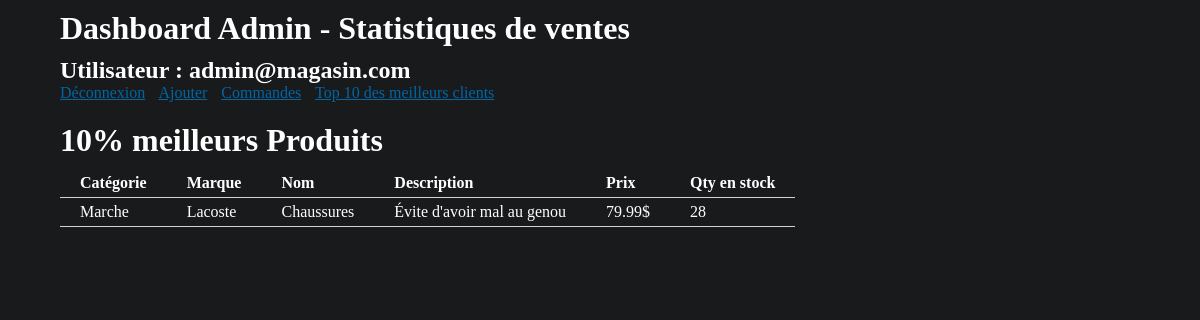
Screenshot of /NOT/tp3/admin/statistiquesVentes.php (signed in) with the database file from the repository.
### tables this page shows
CREATE TABLE IF NOT EXISTS `produits` (
  `produit_id` INT NOT NULL AUTO_INCREMENT,
  `produit_nom` VARCHAR(255) NOT NULL,
  `produit_description` VARCHAR(255) NOT NULL,
  `produit_prix` DECIMAL(8, 2) NOT NULL,
  `produit_quantite` INT NOT NULL DEFAULT 0,
  `produit_categorie_id` INT NOT NULL,
  `produit_marque_id` INT NOT NULL,
  PRIMARY KEY (`produit_id`),
  INDEX `fk_produits_categories1_idx` (`produit_categorie_id` ASC),
  INDEX `fk_produits_marques1_idx` (`produit_marque_id` ASC),
  CONSTRAINT `fk_produits_categories1` FOREIGN KEY (`produit_categorie_id`) REFERENCES `categories` (`categorie_id`) ON DELETE NO ACTION ON UPDATE NO ACTION,
  CONSTRAINT `fk_produits_marques1` FOREIGN KEY (`produit_marque_id`) REFERENCES `marques` (`marque_id`) ON DELETE NO ACTION ON UPDATE NO ACTION
);

CREATE TABLE IF NOT EXISTS `categories` (
  `categorie_id` INT NOT NULL AUTO_INCREMENT,
  `categorie_nom` VARCHAR(255) NOT NULL,
  PRIMARY KEY (`categorie_id`)
);

CREATE TABLE IF NOT EXISTS `marques` (
  `marque_id` INT NOT NULL AUTO_INCREMENT,
  `marque_nom` VARCHAR(255) NOT NULL,
  PRIMARY KEY (`marque_id`)
);

### NOT/tp3/inc/sql.php (called while the page is built, shortened)
        <?php  exit;
function ProduitsParPoucentage($conn, $pourcentage) {
    $req = "SELECT CEILING(COUNT(DISTINCT produits_produit_id)*10/100) AS nbProduits
    FROM produits_commandes";
    if ($result = mysqli_query($conn, $req, MYSQLI_STORE_RESULT)) {
        $res = mysqli_fetch_array($result, MYSQLI_ASSOC);
        return $res['nbProduits'];
    } else {
        errSQL($conn);
        exit;
    }
}
function ProduitsPopulaire($conn, $limitation) {
    $req = "SELECT P.produit_id, P.produit_nom, P.produit_description, P.produit_prix, SUM(PC.produit_commande_quantite) produit_quantite, M.marque_nom, C.categorie_nom
    FROM produits_commandes As PC
    INNER JOIN produits AS P ON PC.produits_produit_id = p.produit_id
    INNER JOIN marques AS M ON P.produit_marque_id = M.marque_id
    INNER JOIN categories AS C ON P.produit_categorie_id = C.categorie_id
    GROUP BY P.produit_nom
    ORDER BY SUM(PC.produit_commande_quantite) DESC
    LIMIT $limitation";
    if ($result = mysqli_query($conn, $req, MYSQLI_STORE_RESULT)) {
        $nbResult = mysqli_num_rows($result);
        $liste = array();
        if ($nbResult) {
            $produit_id = "";
            $produit_nom = "";
            $produit_description = "";
            $produit_prix = "";
            $produit_quantite = "";
            $marque_nom = "";
            $categorie_nom = "";
            while ($row = mysqli_fetch_array($result, MYSQLI_ASSOC)) {
                if ($produit_id != $row['produit_id']) {
                    $produit_id                 = $row['produit_id'];
                    $produit_nom                = $row['produit_nom'];
                    $produit_description        = $row['produit_description'];
                    $produit_prix               = $row['produit_prix'];
                    $produit_quantite           = $row['produit_quantite'];
                    $marque_nom                 = $row['marque_nom'];
                    $categorie_nom              = $row['categorie_nom'];
                }
            }
            $liste [] = array(
                        'produit_id'                  => $produit_id,
                        'produit_nom'                 => $produit_nom,
                        'produit_description'         => $produit_description,
                        'produit_prix'                => $produit_prix,
                        'produit_quantite'            => $produit_quantite,
                        'marque_nom'                  => $marque_nom,
                        'categorie_nom'               => $categorie_nom);
        }
        return $liste;
    } else {
        errSQL($conn);
        exit;
    }
}
?>

### NOT/tp3/admin/statistiquesVentes.php (the view, shortened to what this page needs)
<?php
require_once("../inc/sql.php");
$pourcentage = 10;
$nbLimitProduits = ProduitsParPoucentage($conn, $pourcentage);
$liste = ProduitsPopulaire($conn, $nbLimitProduits);
?>
<!DOCTYPE html>
<html lang="fr">
<head>
    <link rel="stylesheet" href="../assets/css/style.css">
</head>
<body>
    <main>
        <h1>Dashboard Admin - Statistiques de ventes</h1>
        <h2>Utilisateur : <?= $_SESSION["identifiant_utilisateur"] ?></h2>
        <p class="menu">
            <a href="../deconnexion.php">Déconnexion</a>
            <a href="ajout.php">Ajouter</a>
            <a href="listeCommandes.php">Commandes</a>
            <a href="meilleurClient.php">Top 10 des meilleurs clients</a>
        </p>
        <h1><?php echo $pourcentage ?>% meilleurs Produits</h1>
        <table>
            <tr>
                <th>Catégorie</th>
                <th>Marque</th>
                <th>Nom</th>
                <th>Description</th>
                <th>Prix</th>
                <th>Qty en stock</th>
            </tr>
            <?php foreach ($liste as $produit) :
            ?>
                <tr>
                    <td><?php echo $produit['categorie_nom'] ?></td>
                    <td><?php echo $produit['marque_nom'] ?></td>
                    <td><?php echo $produit['produit_nom'] ?></td>
                    <td><?php echo $produit['produit_description'] ?></td>
                    <td><?php echo $produit['produit_prix'] ?>$</td>
                    <td><?php echo $produit['produit_quantite'] ?></td>
                </tr>
            <?php endforeach; ?>
        </table>
    </main>
</body>
</html>

### NOT/tp3/assets/css/style.css (style rules this page uses)
html, body, h1, h2, h3, p, ul, li { margin: 0; padding: 0; }
body { background: #181a1b ; width: 90%; color: white; margin: 0 auto; }
a { color: #0066a4; }
.menu a { margin-right: 10px; }
h1 { margin: 10px 0; }
p { margin-bottom: 20px; }
table { border-spacing: 0; }
th, td { padding: 5px 20px; text-align: left; border-bottom: 1px solid #d5d2cc; }

### rows the page displays
produits: produit_categorie.categorie_nom "Marche", produit_marque.marque_nom "Lacoste", produit_nom "Chaussures", produit_description "Évite d'avoir mal au genou", produit_prix "79.99", produit_quantite "28"

### other values shown
$_SESSION["identifiant_utilisateur"] "admin@magasin.com"
$pourcentage "10"
